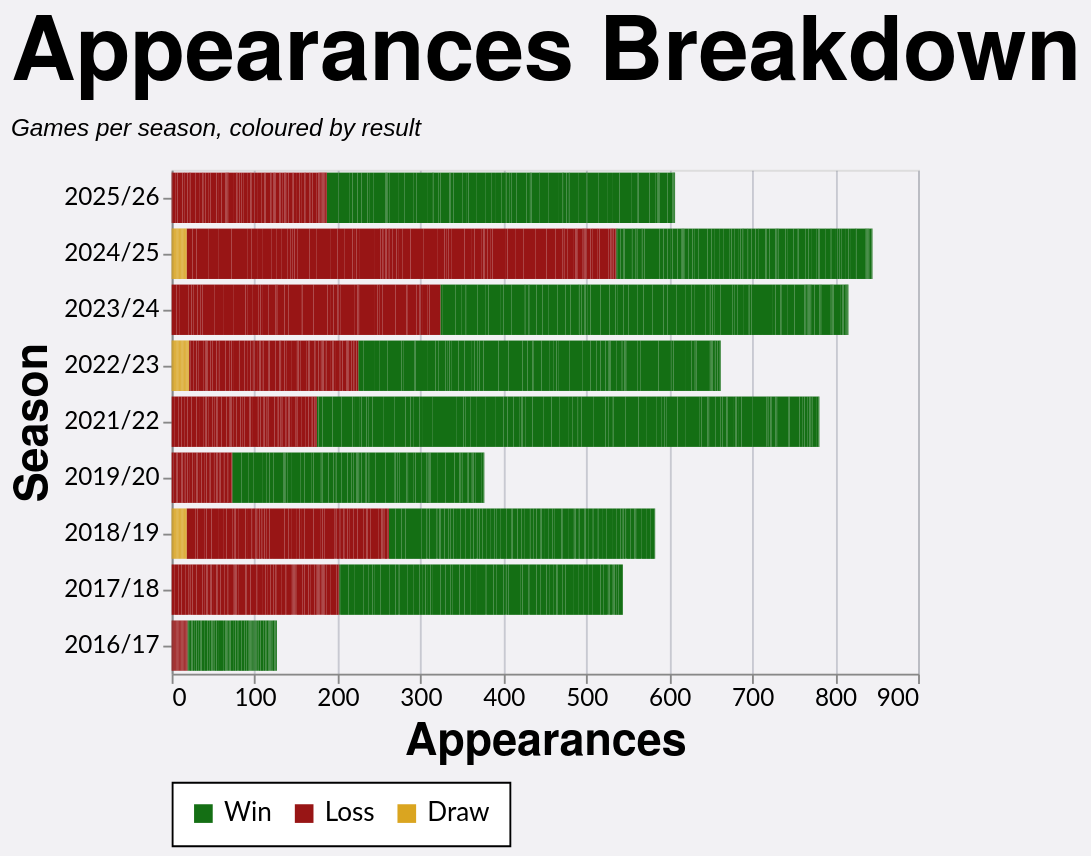

Vega-Lite specification stored for this chart:
### Vega-Lite specification from a JSON file in a GitHub repository (floating-point values rounded to 4 significant figures; data arrays with more than 128 entries replaced by an {"elided": "..."} marker saying what was removed)
{"config": {"axis": {"labelFont": "Lato, sans-serif", "titleFont": "PT Sans Narrow, Helvetica Neue, Helvetica, Arial, sans-serif", "labelFontSize": 13, "titleFontSize": 24, "gridColor": "#202947", "gridOpacity": 0.2}, "header": {"labelFont": "PT Sans Narrow, Helvetica Neue, Helvetica, Arial, sans-serif", "titleFont": "PT Sans Narrow, Helvetica Neue, Helvetica, Arial, sans-serif", "labelFontSize": 24, "titleFontSize": 28, "labelFontWeight": "bold", "orient": "left"}, "legend": {"labelFont": "Lato, sans-serif", "titleFont": "PT Sans Narrow, Helvetica Neue, Helvetica, Arial, sans-serif", "labelFontSize": 14, "titleFontSize": 16, "titlePadding": 5, "fillColor": "white", "strokeColor": "black", "padding": 10, "titleFontWeight": "lighter", "titleFontStyle": "italic", "titleColor": "gray", "offset": 10}, "title": {"font": "PT Sans Narrow, Helvetica Neue, Helvetica, Arial, sans-serif", "fontSize": 48, "fontWeight": "bold", "anchor": "start", "align": "center", "titlePadding": 20, "subtitlePadding": 10, "subtitleFontSize": 13, "subtitleColor": "", "subtitleFontStyle": "italic", "offset": 15, "color": "black"}, "axisX": {"labelAngle": 0}, "facet": {"title": null, "header": null, "align": {"row": "each", "column": "each"}}, "resolve": {"scale": {"y": "independent", "facet": "independent"}}, "background": "#f2f1f4"}, "data": {"name": "data-56cec7d2b1d3e6008ed2f623f045750d"}, "mark": {"type": "bar"}, "encoding": {"color": {"field": "color_value", "legend": {"orient": "bottom", "title": null}, "scale": {"range": ["#146f14", "#981515", "goldenrod"]}, "sort": ["Win", "Loss", "Draw"], "type": "nominal"}, "tooltip": [{"field": "player", "title": "Player", "type": "nominal"}, {"field": "season", "title": "Season", "type": "nominal"}, {"field": "color_value", "title": "Group", "type": "nominal"}, {"aggregate": "sum", "field": "apps", "title": "Appearances", "type": "quantitative"}], "x": {"aggregate": "sum", "field": "apps", "title": "Appearances", "type": "quantitative"}, "y": {"field": "season", "sort": {"field": "season_sort", "op": "max", "order": "descending"}, "title": "Season", "type": "nominal"}}, "height": {"step": 30}, "title": {"text": "Appearances Breakdown", "subtitle": "Games per season, coloured by result"}, "width": 400, "$schema": "https://vega.github.io/schema/vega-lite/v5.20.1.json", "datasets": {"data-56cec7d2b1d3e6008ed2f623f045750d": {"elided": "2489 records"}}}
